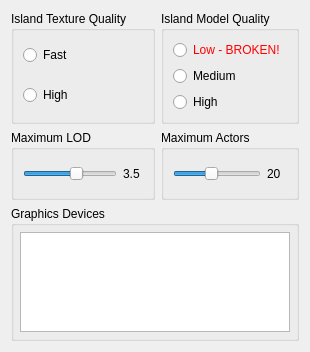
        <widget class="QWidget" name="graphicsTab">
         <attribute name="title">
          <string>Graphics</string>
         </attribute>
         <layout class="QGridLayout" name="gridLayout_4">
          <item row="1" column="0">
           <widget class="QGroupBox" name="maxLoDGroup">
            <property name="sizePolicy">
             <sizepolicy hsizetype="Minimum" vsizetype="Preferred">
              <horstretch>0</horstretch>
              <verstretch>0</verstretch>
             </sizepolicy>
            </property>
            <property name="minimumSize">
             <size>
              <width>0</width>
              <height>70</height>
             </size>
            </property>
            <property name="toolTip">
             <string>Maximum Level of Detail (LOD).
A higher setting will cause higher quality textures to be drawn regardless of distance.</string>
            </property>
            <property name="title">
             <string>Maximum LOD</string>
            </property>
            <layout class="QHBoxLayout" name="horizontalLayout_7">
             <item>
              <widget class="QSlider" name="maxLoDSlider">
               <property name="sizePolicy">
                <sizepolicy hsizetype="Minimum" vsizetype="Fixed">
                 <horstretch>0</horstretch>
                 <verstretch>0</verstretch>
                </sizepolicy>
               </property>
               <property name="maximum">
                <number>60</number>
               </property>
               <property name="singleStep">
                <number>5</number>
               </property>
               <property name="pageStep">
                <number>10</number>
               </property>
               <property name="value">
                <number>35</number>
               </property>
               <property name="tracking">
                <bool>false</bool>
               </property>
               <property name="orientation">
                <enum>Qt::Orientation::Horizontal</enum>
               </property>
               <property name="tickPosition">
                <enum>QSlider::TickPosition::NoTicks</enum>
               </property>
               <property name="tickInterval">
                <number>10</number>
               </property>
              </widget>
             </item>
             <item>
              <widget class="QLabel" name="LoDNum">
               <property name="sizePolicy">
                <sizepolicy hsizetype="Fixed" vsizetype="Preferred">
                 <horstretch>0</horstretch>
                 <verstretch>0</verstretch>
                </sizepolicy>
               </property>
               <property name="minimumSize">
                <size>
                 <width>20</width>
                 <height>0</height>
                </size>
               </property>
               <property name="maximumSize">
                <size>
                 <width>20</width>
                 <height>16777215</height>
                </size>
               </property>
               <property name="text">
                <string>3.5</string>
               </property>
              </widget>
             </item>
            </layout>
           </widget>
          </item>
          <item row="3" column="0" colspan="2">
           <widget class="QGroupBox" name="advancedGroup">
            <property name="sizePolicy">
             <sizepolicy hsizetype="Minimum" vsizetype="Preferred">
              <horstretch>0</horstretch>
              <verstretch>0</verstretch>
             </sizepolicy>
            </property>
            <property name="toolTip">
             <string>3D graphics device used to render the game.</string>
            </property>
            <property name="title">
             <string>Graphics Devices</string>
            </property>
            <property name="flat">
             <bool>false</bool>
            </property>
            <layout class="QVBoxLayout" name="verticalLayout_2">
             <property name="leftMargin">
              <number>6</number>
             </property>
             <property name="topMargin">
              <number>6</number>
             </property>
             <property name="rightMargin">
              <number>6</number>
             </property>
             <property name="bottomMargin">
              <number>6</number>
             </property>
             <item>
              <widget class="QListWidget" name="devicesList">
               <property name="enabled">
                <bool>true</bool>
               </property>
               <property name="sizePolicy">
                <sizepolicy hsizetype="Expanding" vsizetype="Minimum">
                 <horstretch>0</horstretch>
                 <verstretch>0</verstretch>
                </sizepolicy>
               </property>
               <property name="maximumSize">
                <size>
                 <width>16777215</width>
                 <height>100</height>
                </size>
               </property>
               <property name="editTriggers">
                <set>QAbstractItemView::EditTrigger::NoEditTriggers</set>
               </property>
               <property name="alternatingRowColors">
                <bool>true</bool>
               </property>
               <property name="selectionBehavior">
                <enum>QAbstractItemView::SelectionBehavior::SelectItems</enum>
               </property>
              </widget>
             </item>
            </layout>
           </widget>
          </item>
          <item row="0" column="0">
           <widget class="QGroupBox" name="textureQualityGroup">
            <property name="enabled">
             <bool>true</bool>
            </property>
            <property name="sizePolicy">
             <sizepolicy hsizetype="Minimum" vsizetype="Preferred">
              <horstretch>0</horstretch>
              <verstretch>0</verstretch>
             </sizepolicy>
            </property>
            <property name="toolTip">
             <string>Set texture detail level.</string>
            </property>
            <property name="title">
             <string>Island Texture Quality</string>
            </property>
            <property name="flat">
             <bool>false</bool>
            </property>
            <layout class="QVBoxLayout" name="verticalLayout_5">
             <property name="topMargin">
              <number>0</number>
             </property>
             <property name="bottomMargin">
              <number>0</number>
             </property>
             <item>
              <widget class="QRadioButton" name="textureQualityFastRadioButton">
               <property name="text">
                <string>Fast</string>
               </property>
              </widget>
             </item>
             <item>
              <widget class="QRadioButton" name="textureQualityHighRadioButton">
               <property name="text">
                <string>High</string>
               </property>
              </widget>
             </item>
            </layout>
           </widget>
          </item>
          <item row="1" column="1">
           <widget class="QGroupBox" name="maxActorsGroup">
            <property name="sizePolicy">
             <sizepolicy hsizetype="Minimum" vsizetype="Preferred">
              <horstretch>0</horstretch>
              <verstretch>0</verstretch>
             </sizepolicy>
            </property>
            <property name="toolTip">
             <string>Maximum number of LEGO actors to exist in the world at a time.
The game will gradually increase the number of actors until this maximum is reached and while performance is acceptable.</string>
            </property>
            <property name="title">
             <string>Maximum Actors</string>
            </property>
            <layout class="QHBoxLayout" name="horizontalLayout_8">
             <item>
              <widget class="QSlider" name="maxActorsSlider">
               <property name="sizePolicy">
                <sizepolicy hsizetype="Minimum" vsizetype="Fixed">
                 <horstretch>0</horstretch>
                 <verstretch>0</verstretch>
                </sizepolicy>
               </property>
               <property name="minimum">
                <number>5</number>
               </property>
               <property name="maximum">
                <number>40</number>
               </property>
               <property name="singleStep">
                <number>5</number>
               </property>
               <property name="value">
                <number>20</number>
               </property>
               <property name="sliderPosition">
                <number>20</number>
               </property>
               <property name="tracking">
                <bool>false</bool>
               </property>
               <property name="orientation">
                <enum>Qt::Orientation::Horizontal</enum>
               </property>
               <property name="tickPosition">
                <enum>QSlider::TickPosition::NoTicks</enum>
               </property>
               <property name="tickInterval">
                <number>5</number>
               </property>
              </widget>
             </item>
             <item>
              <widget class="QLabel" name="maxActorsNum">
               <property name="sizePolicy">
                <sizepolicy hsizetype="Fixed" vsizetype="Preferred">
                 <horstretch>0</horstretch>
                 <verstretch>0</verstretch>
                </sizepolicy>
               </property>
               <property name="minimumSize">
                <size>
                 <width>20</width>
                 <height>0</height>
                </size>
               </property>
               <property name="maximumSize">
                <size>
                 <width>20</width>
                 <height>16777215</height>
                </size>
               </property>
               <property name="text">
                <string>20</string>
               </property>
              </widget>
             </item>
            </layout>
           </widget>
          </item>
          <item row="0" column="1">
           <widget class="QGroupBox" name="modelQualityGroup">
            <property name="sizePolicy">
             <sizepolicy hsizetype="Minimum" vsizetype="Preferred">
              <horstretch>0</horstretch>
              <verstretch>0</verstretch>
             </sizepolicy>
            </property>
            <property name="toolTip">
             <string>Set 3D model detail level.</string>
            </property>
            <property name="title">
             <string>Island Model Quality</string>
            </property>
            <layout class="QVBoxLayout" name="verticalLayout_6">
             <item>
              <widget class="QRadioButton" name="modelQualityLowRadioButton">
               <property name="toolTip">
                <string>Broken, not recommended.</string>
               </property>
               <property name="styleSheet">
                <string notr="true">color: rgb(255, 0, 0);</string>
               </property>
               <property name="text">
                <string>Low - BROKEN!</string>
               </property>
              </widget>
             </item>
             <item>
              <widget class="QRadioButton" name="modelQualityMediumRadioButton">
               <property name="text">
                <string>Medium</string>
               </property>
              </widget>
             </item>
             <item>
              <widget class="QRadioButton" name="modelQualityHighRadioButton">
               <property name="text">
                <string>High</string>
               </property>
              </widget>
             </item>
            </layout>
           </widget>
          </item>
         </layout>
        </widget>
